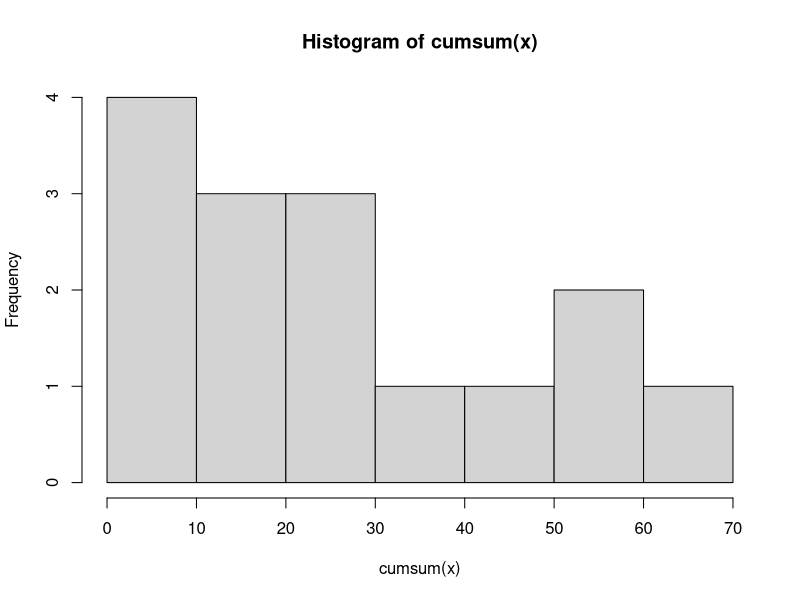

The R source for this figure:
# Practica_2 --------------------------------------------------------------

# 1 Construir el vector 1 a 5 y llamarlo a
# 2 Construir el vector 1 a 10 y almacenarlo en la variable b
# 3 Efectuar a + b, a - b y a * b, ¿están bien definidos? ¿por qué?
# 4 Construir el vector x concatenando a y b
# 5 Revertir el orden de x y almacenarlos en la variable y
# 6 Mostrar los elementos únicos de x
# 7 Mostrar los suma acumulativa de x y su respectivo histograma
# 8 Estimar la media, varianza y desviación estándar de y

# Parte I -----------------------------------------------------------------

a <- 1:5

# Parte II -----------------------------------------------------------------

b <- 1:10

# Parte III -----------------------------------------------------------------

a+b #It actually isn't well defined, but R doesn't cares, it just solves it with the repetition trick.
a-b #Basically, it completes 'a' so it matches 'b' in size, repeating the elements.
a*b #So 'a' acts as (1,2,3,4,5,1,2,3,4,5) for the purposes of these 3 operations.

# Parte IV -----------------------------------------------------------------

x <- c(a,b)

# Parte V -----------------------------------------------------------------

y <- rev(x)

# Parte VI -----------------------------------------------------------------

unique(x)

# Parte VII -----------------------------------------------------------------

hist(cumsum(x))

# Parte VIII -----------------------------------------------------------------

mean(y)
var(y)
sd(y)
